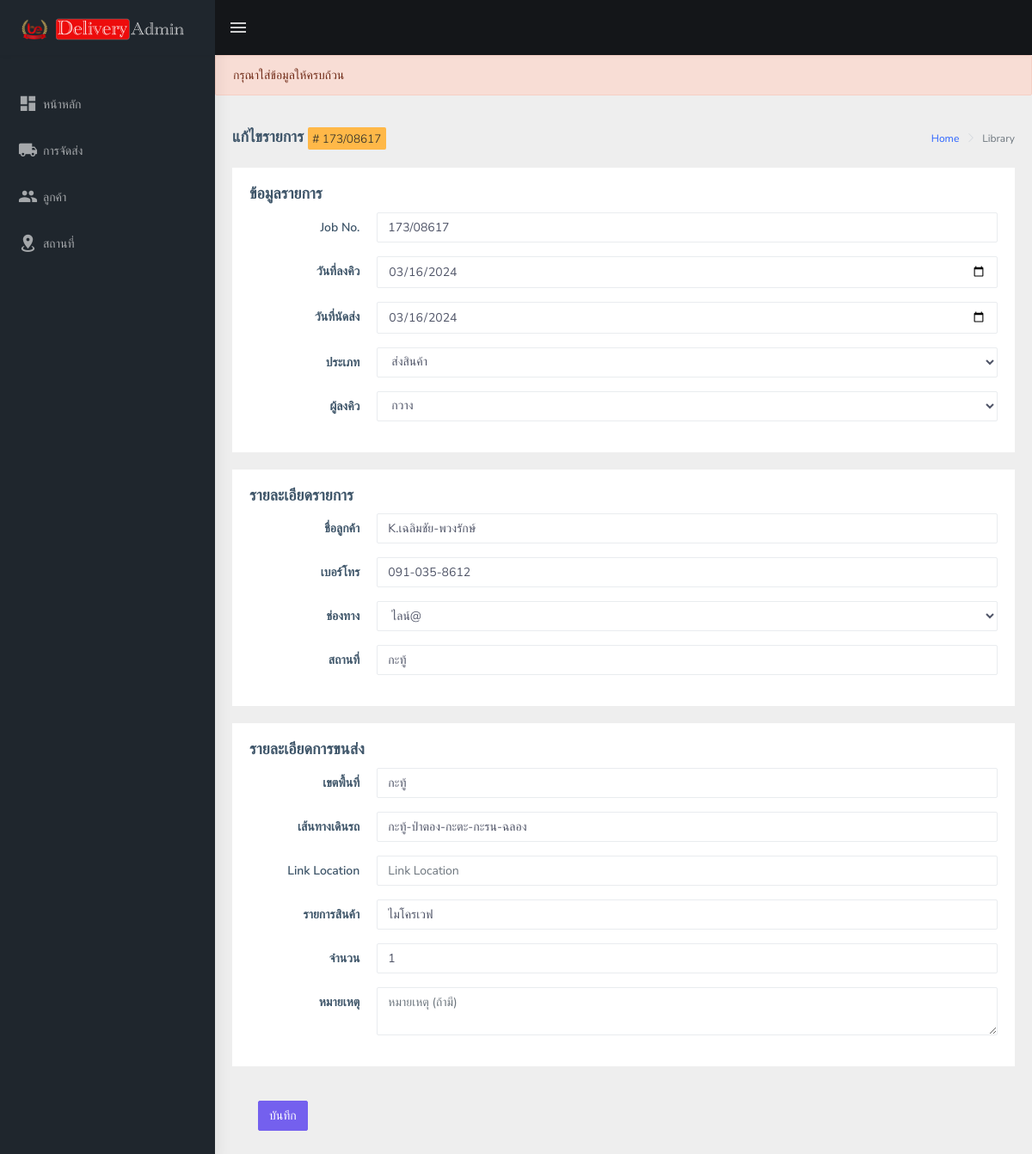
Page /admin/Delivery/delivery-edit.php?editid=622 on the committed database.
### tables this page shows
CREATE TABLE `delivery` (
  `ID` int(10) NOT NULL,
  `Job` varchar(200) DEFAULT NULL,
  `Queuedate` varchar(200) DEFAULT NULL,
  `Deliverydate` varchar(200) DEFAULT NULL,
  `Sentdate` varchar(200) DEFAULT NULL,
  `Type` varchar(200) DEFAULT NULL,
  `Staff` varchar(200) DEFAULT NULL,
  `Cname` varchar(200) DEFAULT NULL,
  `Cphone` varchar(200) DEFAULT NULL,
  `Cchanel` varchar(200) DEFAULT NULL,
  `Clocation` varchar(200) DEFAULT NULL,
  `Clink` varchar(1000) DEFAULT NULL,
  `Cstatus` varchar(200) DEFAULT NULL,
  `Mile` varchar(200) DEFAULT NULL,
  `Time` varchar(200) DEFAULT NULL,
  `Area` varchar(200) DEFAULT NULL,
  `Route` varchar(200) DEFAULT NULL,
  `Item` varchar(200) DEFAULT NULL,
  `Qty` varchar(200) DEFAULT NULL,
  `Other` varchar(200) DEFAULT NULL,
  `Remark` varchar(200) DEFAULT NULL,
  `Image` varchar(200) DEFAULT NULL,
  `CreationDate` timestamp NOT NULL DEFAULT current_timestamp() ON UPDATE current_timestamp()
);

### admin/Delivery/delivery-edit.php (the view, shortened to what this page needs)
<?php
include('../../dbconnection.php');
?>
<!DOCTYPE html>
<html dir="ltr" lang="en">
<head>
    <link rel="stylesheet" type="text/css" href="../../assets/libs/select2/dist/css/select2.min.css">
    <link rel="stylesheet" type="text/css" href="../../assets/libs/jquery-minicolors/jquery.minicolors.css">
    <link rel="stylesheet" type="text/css" href="../../assets/libs/bootstrap-datepicker/dist/css/bootstrap-datepicker.min.css">
    <link rel="stylesheet" type="text/css" href="../../assets/libs/quill/dist/quill.snow.css">
    <link href="../../dist/css/style.min.css" rel="stylesheet">
    <link rel="stylesheet" href="https://cdnjs.cloudflare.com/ajax/libs/sweetalert/1.1.3/sweetalert.css">
</head>
<body>
    <div id="main-wrapper">
        <header class="topbar" data-navbarbg="skin5">
            <nav class="navbar top-navbar navbar-expand-md navbar-dark">
                <div class="navbar-header" data-logobg="skin5">
                    <a class="navbar-brand" href="index.html">
                        <b class="logo-icon p-l-10">
                            <img src="../../assets/images/icon.png" alt="homepage" class="light-logo" />
                        </b>
                        <span class="logo-text">
                            <img src="../../assets/images/text.png" alt="homepage" class="light-logo" />
                        </span>
                    </a>
                </div>
                <div class="navbar-collapse collapse" id="navbarSupportedContent" data-navbarbg="skin5">
                    <ul class="navbar-nav float-left mr-auto">
                        <li class="nav-item d-none d-md-block"><a class="nav-link sidebartoggler waves-effect waves-light" href="javascript:void(0)" data-sidebartype="mini-sidebar"><i class="mdi mdi-menu font-24"></i></a></li>
                    </ul>
                </div>
            </nav>
        </header>
        <aside class="left-sidebar" data-sidebarbg="skin5">
            <div class="scroll-sidebar">
                <nav class="sidebar-nav">
                    <ul id="sidebarnav" class="p-t-30">
                        <li class="sidebar-item"> <a class="sidebar-link waves-effect waves-dark sidebar-link" href="../index.php" aria-expanded="false"><i class="mdi mdi-view-dashboard"></i><span class="hide-menu">หน้าหลัก</span></a></li>
                        <li class="sidebar-item"> <a class="sidebar-link waves-effect waves-dark sidebar-link" href="delivery-report.php" aria-expanded="false"><i class="mdi mdi-truck"></i><span class="hide-menu">การจัดส่ง</span></a></li>
                        <li class="sidebar-item"> <a class="sidebar-link waves-effect waves-dark sidebar-link" href="../Customer/customer-report.php" aria-expanded="false"><i class="mdi mdi-account-multiple"></i><span class="hide-menu">ลูกค้า</span></a></li>
                        <li class="sidebar-item"> <a class="sidebar-link waves-effect waves-dark sidebar-link" href="../Location/location-report.php" aria-expanded="false"><i class="mdi mdi-map-marker-radius"></i><span class="hide-menu">สถานที่</span></a></li>
                    </ul>
                </nav>
            </div>
        </aside>
        <div class="page-wrapper">
        <?php
        if ($query) {
            echo '<div class="alert alert-warning" role="alert">
             แก้ไขรายการสำเร็จ !
             <a href="delivery-report.php"> กลับหน้าหลัก </a>
          </div>';
        } else {
            echo '<div class="alert alert-danger" role="alert">
            กรุณาใส่ข้อมูลให้ครบถ้วน
          </div>';
        }
        ?>
        <?php
                                $eid = $_GET['editid'];
                                $ret = mysqli_query($con, "select * from delivery where ID='$eid'");
                                while ($row = mysqli_fetch_array($ret)) {
                                ?>
            <div class="page-breadcrumb">
                <div class="row">
                    <div class="col-12 d-flex no-block align-items-center">
                    <h4 class="page-title">แก้ไขรายการ <span class="badge badge-warning"># <?php echo $row['Job']; ?></span></h4>
                        <div class="ml-auto text-right">
                            <nav aria-label="breadcrumb">
                                <ol class="breadcrumb">
                                    <li class="breadcrumb-item"><a href="#">Home</a></li>
                                    <li class="breadcrumb-item active" aria-current="page">Library</li>
                                </ol>
                            </nav>
                        </div>
                    </div>
                </div>
            </div>
            <div class="container-fluid">
                <form method="POST" enctype="multipart/form-data">
                    <div class="row">
                        <div class="col-md-12">
                            <div class="card">
                                <div class="card-body">
                                    <h4 class="card-title">ข้อมูลรายการ</h4>
                                    <div class="form-group row">
                                        <label for="fname" class="col-sm-2 text-right control-label col-form-label">Job No.</label>
                                        <div class="col-sm-10">
                                            <input type="text" class="form-control" name="job" value="<?php echo $row['Job']; ?>" placeholder="Job No.">
                                        </div>
                                    </div>
                                    <div class="form-group row">
                                        <label for="lname" class="col-sm-2 text-right control-label col-form-label">วันที่ลงคิว</label>
                                        <div class="col-sm-10">
                                            <input type="date" class="form-control" name="queuedate" value="<?php echo $row['Queuedate']; ?>" placeholder="">
                                        </div>
                                    </div>
                                    <div class="form-group row">
                                        <label for="lname" class="col-sm-2 text-right control-label col-form-label">วันที่นัดส่ง</label>
                                        <div class="col-sm-10">
                                            <input type="date" class="form-control" name="deliverydate" value="<?php echo $row['Deliverydate']; ?>" placeholder="">
                                        </div>
                                    </div>
                                    <div class="form-group row">
                                        <label for="email1" class="col-sm-2 text-right control-label col-form-label">ประเภท</label>
                                        <div class="col-sm-10">
                                            <select class="form-control" name="type">
                                                <option value="<?php echo $row['Type']; ?>"><?php echo $row['Type']; ?></option>
                                            </select>
                                        </div>
                                    </div>
                                    <div class="form-group row">
                                        <label for="email1" class="col-sm-2 text-right control-label col-form-label">ผู้ลงคิว</label>
                                        <div class="col-sm-10">
                                            <select class="form-control" name="staff" >
                                                <option value="<?php echo $row['Staff']; ?>"><?php echo $row['Staff']; ?></option>
                                            </select>
                                        </div>
                                    </div>
                                </div>
                            </div>
                        </div>
                        <div class="col-md-12">
                            <div class="card">
                                <div class="card-body">
                                    <h4 class="card-title">รายละเอียดรายการ</h4>
                                    <div class="form-group row">
                                        <label for="fname" class="col-sm-2 text-right control-label col-form-label">ชื่อลูกค้า</label>
                                        <div class="col-sm-10">
                                            <input type="text" class="form-control" name="cname" value="<?php echo $row['Cname']; ?>" placeholder="ชื่อลูกค้า">
                                        </div>
                                    </div>
                                    <div class="form-group row">
                                        <label for="lname" class="col-sm-2 text-right control-label col-form-label">เบอร์โทร</label>
                                        <div class="col-sm-10">
                                            <input type="text" class="form-control" name="cphone" value="<?php echo $row['Cphone']; ?>" placeholder="เบอร์โทรติดต่อ">
                                        </div>
                                    </div>
                                    <div class="form-group row">
                                        <label for="lname" class="col-sm-2 text-right control-label col-form-label">ช่องทาง</label>
                                        <div class="col-sm-10">
                                            <select class="form-control" name="cchanel">
                                                <option value="<?php echo $row['Cchanel']; ?>"><?php echo $row['Cchanel']; ?></option>
                                            </select>
                                        </div>
                                    </div>
                                    <div class="form-group row">
                                        <label for="email1" class="col-sm-2 text-right control-label col-form-label">สถานที่</label>
                                        <div class="col-sm-10">
                                            <input type="text" class="form-control" name="clocation" value="<?php echo $row['Clocation']; ?>" placeholder="สถานที่จัดส่ง">
                                        </div>
                                    </div>
                                </div>
                            </div>
                        </div>
                        <div class="col-md-12">
                            <div class="card">
                                <div class="card-body">
                                    <h4 class="card-title">รายละเอียดการขนส่ง</h4>
                                    <div class="form-group row">
                                        <label for="fname" class="col-sm-2 text-right control-label col-form-label">เขตพื้นที่</label>
                                        <div class="col-sm-10">
                                            <input type="text" class="form-control" name="area" value="<?php echo $row['Area']; ?>" placeholder="เขตพื้นที่/อำเภอ">
                                        </div>
                                    </div>
                                    <div class="form-group row">
                                        <label for="fname" class="col-sm-2 text-right control-label col-form-label">เส้นทางเดินรถ</label>
                                        <div class="col-sm-10">
                                            <input type="text" class="form-control" name="route" value="<?php echo $row['Route']; ?>" placeholder="เส้นทางเดินรถ">
                                        </div>
                                    </div>
                                    <div class="form-group row">
                                        <label for="fname" class="col-sm-2 text-right control-label col-form-label">Link Location</label>
                                        <div class="col-sm-10">
                                            <input type="text" class="form-control" name="clink" value="<?php echo $row['Clink']; ?>" placeholder="Link Location">
                                        </div>
                                    </div>
                                    <div class="form-group row">
                                        <label for="fname" class="col-sm-2 text-right control-label col-form-label">รายการสินค้า</label>
                                        <div class="col-sm-10">
                                            <input type="text" class="form-control" name="item" value="<?php echo $row['Item']; ?>" placeholder="รายการสินค้า">
                                        </div>
                                    </div>
                                    <div class="form-group row">
                                        <label for="lname" class="col-sm-2 text-right control-label col-form-label">จำนวน</label>
                                        <div class="col-sm-10">
                                            <input type="text" class="form-control" name="qty" value="<?php echo $row['Qty']; ?>" placeholder="จำนวน">
                                        </div>
                                    </div>
                                    <div class="form-group row">
                                        <label for="lname" class="col-sm-2 text-right control-label col-form-label">หมายเหตุ</label>
                                        <div class="col-sm-10">
                                            <textarea type="text" class="form-control" name="other" value="<?php echo $row['Other']; ?>" placeholder="หมายเหตุ (ถ้ามี)"></textarea>
                                        </div>
                                    </div>
                                </div>
                            </div>
                        </div>
                    </div>
                    <div class="col-sm-12">
                        <div class="card-body">
                            <button type="submit" name="submit" class="btn btn-primary">บันทึก</button>
                        </div>
                    </div>
                </form>
            </div>
            <?php
                                } ?>
        </div>
    </div>
</body>
</html>

### rows in the picture
delivery: Job "173/08617", job "173/08617", queuedate "03/16/2024", deliverydate "03/16/2024", type "ส่งสินค้า", staff "กวาง", cname "K.เฉลิมชัย-พวงรักษ์", cphone "091-035-8612", cchanel "ไลน์@", clocation "กะทู้", area "กะทู้", route "กะทู้-ป่าตอง-กะตะ-กะรน-ฉลอง", item "ไมโครเวฟ", qty "1", other "หมายเหตุ (ถ้ามี)"
